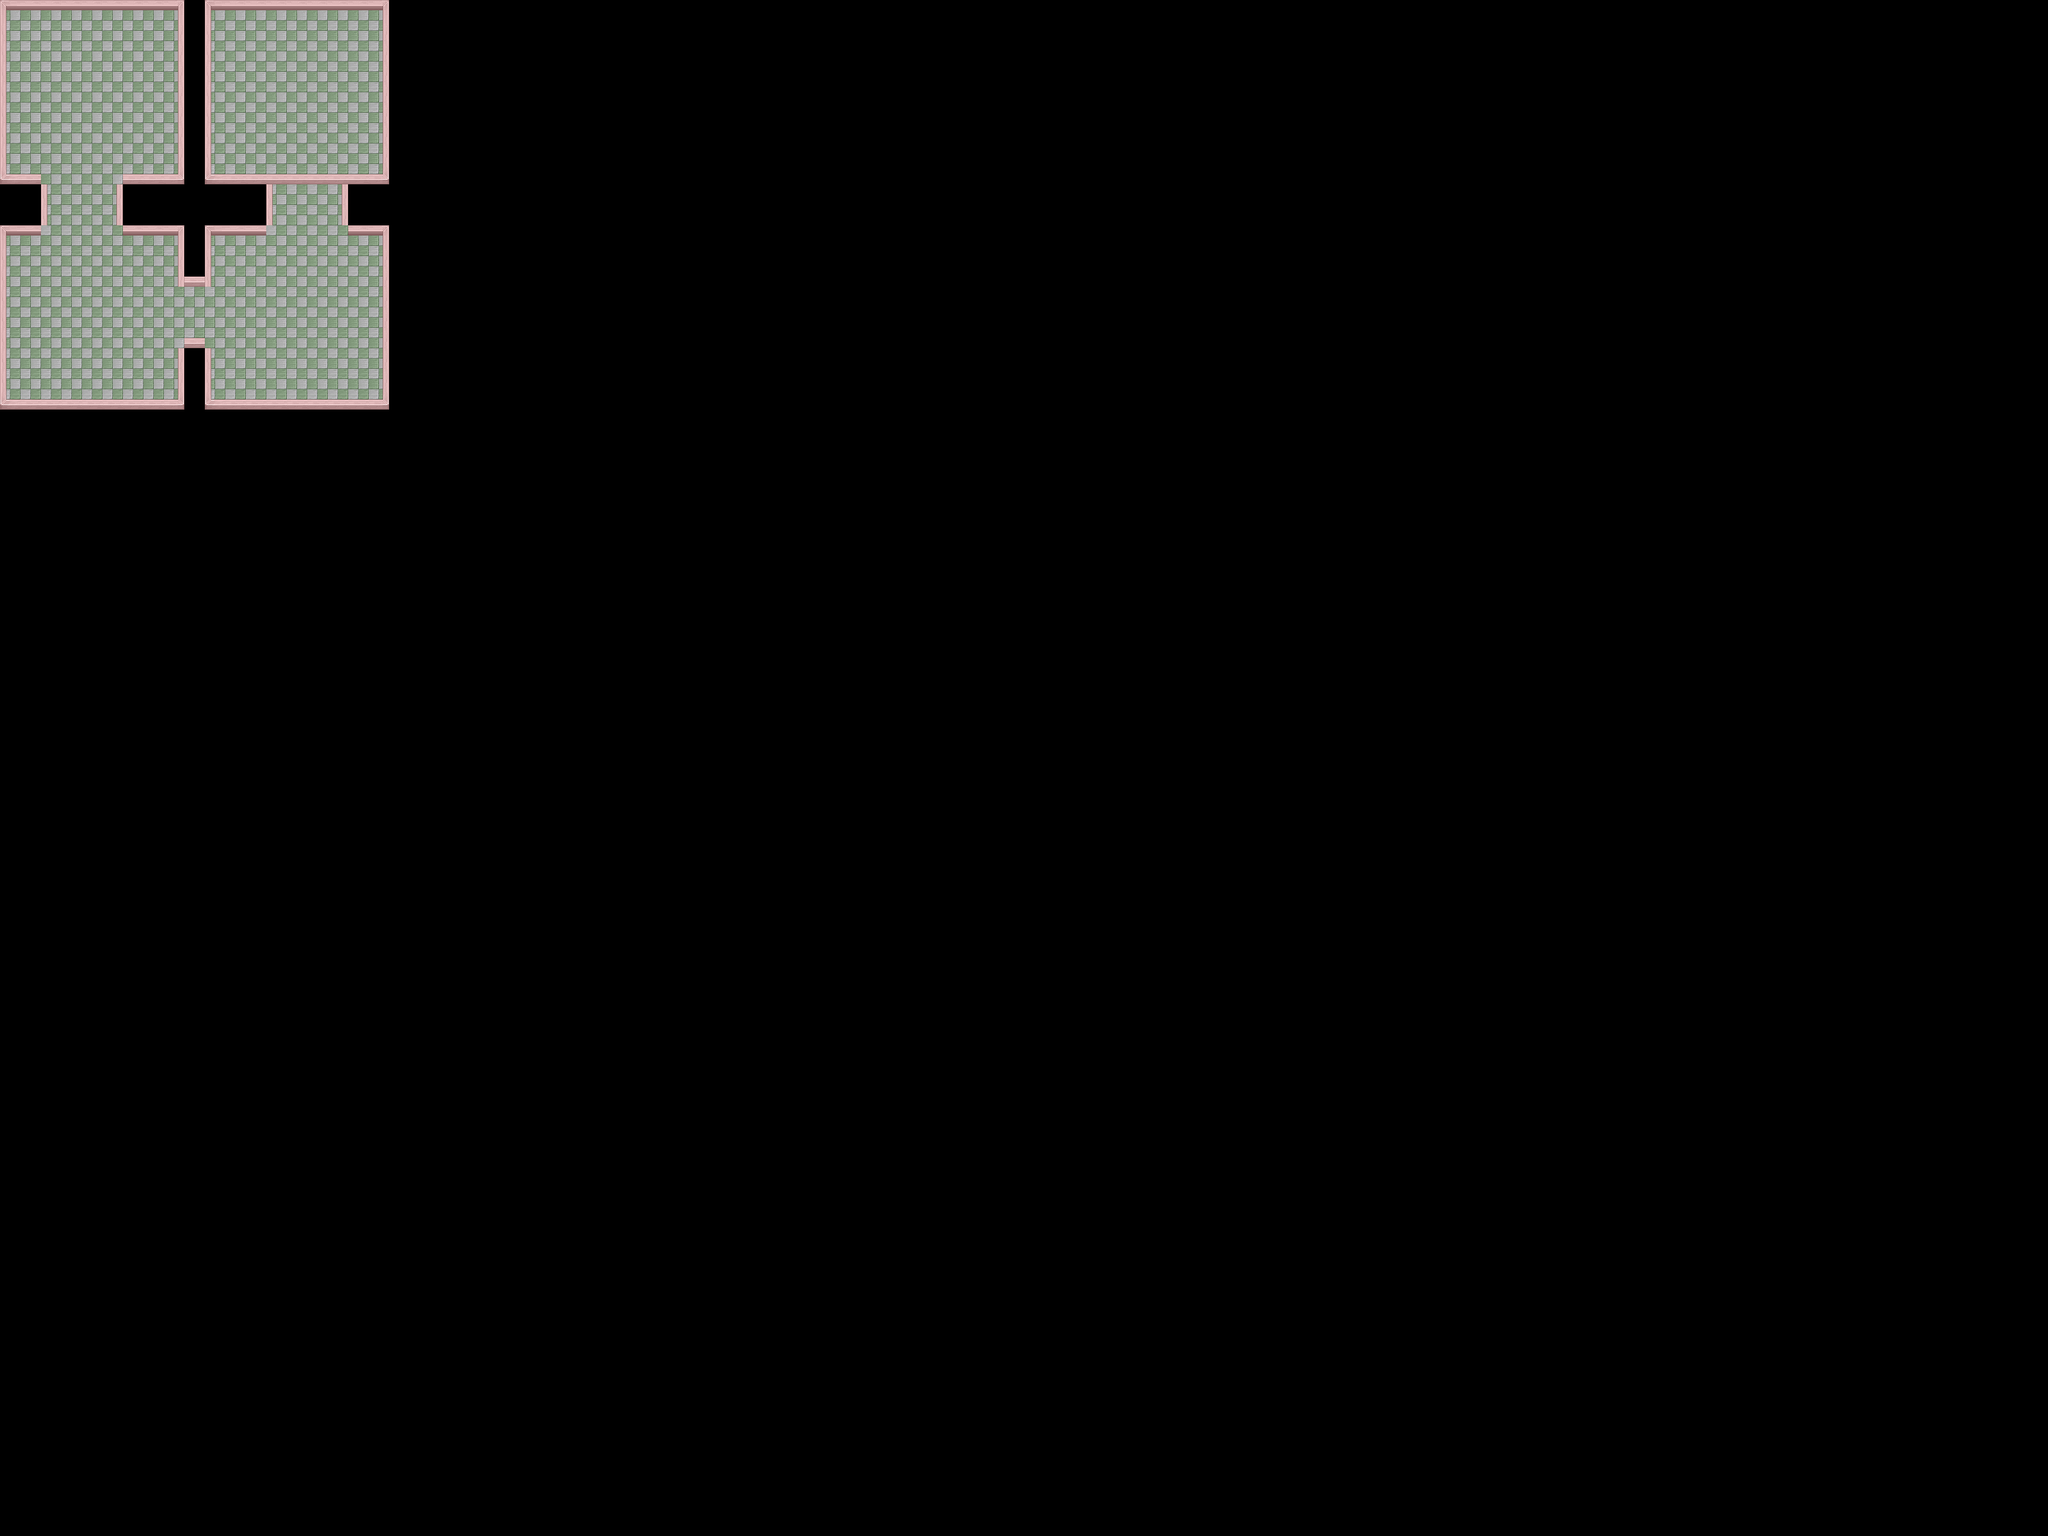

This game map was drawn from its Tiled (.tmx) file and the tilesets committed beside it. A one-line description and the trimmed map source follow:
An orthogonal 100x75 tile map with 32x32 px tiles, 3 tile layers (floor, wall, object), 2 tilesets and 19 objects (8x wall, 6x trigger, 3x trigger.help, trigger.object, section).

<map version="1.0" orientation="orthogonal" renderorder="right-down" width="100" height="75" tilewidth="32" tileheight="32" nextobjectid="39">
 <tileset firstgid="1" name="candyshop" tilewidth="32" tileheight="32">
  <image source="../images/scene/candyshop.png" trans="ffffff" width="256" height="480" />
 </tileset>
 <tileset firstgid="121" name="candyshopwall" tilewidth="32" tileheight="32">
  <image source="../images/scene/candyshopwall.png" trans="282828" width="96" height="128" />
  <tile id="3">
   <properties>
    <property name="collides" value="true" />
   </properties>
  </tile>
  <tile id="4">
   <properties>
    <property name="collides" value="true" />
   </properties>
  </tile>
  <tile id="5">
   <properties>
    <property name="collides" value="true" />
   </properties>
  </tile>
  <tile id="6">
   <properties>
    <property name="collides" value="true" />
   </properties>
  </tile>
  <tile id="8">
   <properties>
    <property name="collides" value="true" />
   </properties>
  </tile>
  <tile id="9">
   <properties>
    <property name="collides" value="true" />
   </properties>
  </tile>
  <tile id="10">
   <properties>
    <property name="collides" value="true" />
   </properties>
  </tile>
  <tile id="11">
   <properties>
    <property name="collides" value="true" />
   </properties>
  </tile>
 </tileset>
 <layer name="floor" width="100" height="75">
  <data>[7500 cells, 343 non-empty, 1 distinct tile ids]</data>
 </layer>
 <layer name="wall" width="100" height="75">
  <properties>
   <property name="collides" value="true" />
  </properties>
  <data>[7500 cells, 117 non-empty, 8 distinct tile ids]</data>
 </layer>
 <layer name="object" width="100" height="75">
  <data>[7500 cells, 3 non-empty, 1 distinct tile ids]</data>
 </layer>
 <objectgroup name="triggers">
  <properties>
   <property name="callback" value="voodoo" />
   <property name="condition" value="FACING_TOUCH" />
   <property name="sprite" value="wall.right" />
   <property name="type" value="trigger.object" />
  </properties>
  <object id="13" name="wall1" type="wall" gid="125" x="64" y="384">
   <properties>
    <property name="group" value="wall1" />
    <property name="solid" value="true" />
    <property name="sprite" value="wall.top" />
    <property name="type" value="wall" />
   </properties>
  </object>
  <object id="15" name="wall1" type="wall" gid="125" x="96" y="384">
   <properties>
    <property name="group" value="wall1" />
    <property name="solid" value="true" />
    <property name="sprite" value="wall.top" />
    <property name="type" value="wall" />
   </properties>
  </object>
  <object id="16" name="wall1" type="wall" gid="125" x="128" y="384">
   <properties>
    <property name="group" value="wall1" />
    <property name="solid" value="true" />
    <property name="sprite" value="wall.top" />
    <property name="type" value="wall" />
   </properties>
  </object>
  <object id="17" name="wall1" type="wall" gid="125" x="156" y="384">
   <properties>
    <property name="group" value="wall1" />
    <property name="solid" value="true" />
    <property name="sprite" value="wall.top" />
    <property name="type" value="wall" />
   </properties>
  </object>
  <object id="18" name="wall1" type="wall" gid="125" x="186" y="384">
   <properties>
    <property name="groupID" value="wall1" />
    <property name="solid" value="true" />
    <property name="sprite" value="wall.top" />
    <property name="type" value="wall" />
   </properties>
  </object>
  <object id="19" name="trigger1" type="trigger" gid="11" x="64" y="256">
   <properties>
    <property name="callback" value="openWall" />
    <property name="group" value="trigger1" />
    <property name="info" value="player1" />
    <property name="message" value="1" />
    <property name="sprite" value="trigger.trigger1" />
    <property name="target" value="wall1" />
    <property name="type" value="trigger" />
   </properties>
  </object>
  <object id="20" name="help1" type="trigger.help" gid="12" x="112" y="80">
   <properties>
    <property name="callback" value="message1" />
    <property name="sprite" value="trigger.help" />
    <property name="type" value="help" />
   </properties>
  </object>
  <object id="23" name="help2" type="trigger.help" gid="12" x="96" y="512">
   <properties>
    <property name="callback" value="message2" />
    <property name="sprite" value="trigger.help" />
    <property name="type" value="help" />
   </properties>
  </object>
  <object id="24" name="help3" type="trigger.help" gid="12" x="447" y="129">
   <properties>
    <property name="sprite" value="trigger.help" />
    <property name="type" value="help" />
   </properties>
  </object>
  <object id="25" name="trigger1" type="trigger" gid="11" x="161" y="255">
   <properties>
    <property name="callback" value="openWall" />
    <property name="group" value="trigger1" />
    <property name="info" value="player1" />
    <property name="message" value="1" />
    <property name="sprite" value="trigger.trigger1" />
    <property name="target" value="wall1" />
    <property name="type" value="trigger" />
   </properties>
  </object>
  <object id="26" name="object1" type="trigger.object" gid="129" x="136" y="175">
   <properties>
    <property name="callback" value="voodoo" />
    <property name="condition" value="FACING_TOUCH" />
    <property name="solid" value="true" />
    <property name="sprite" value="wall.right" />
    <property name="sticky" value="true" />
    <property name="type" value="trigger.object" />
   </properties>
  </object>
  <object id="29" name="wall2" type="wall" gid="127" x="320" y="481">
   <properties>
    <property name="group" value="wall2" />
    <property name="solid" value="true" />
    <property name="sprite" value="wall.left" />
    <property name="type" value="wall" />
   </properties>
  </object>
  <object id="30" name="trigger2" type="trigger" gid="131" x="96" y="640">
   <properties>
    <property name="action" value="KILL" />
    <property name="sprite" value="wall.bottom" />
    <property name="target" value="wall2" />
    <property name="type" value="trigger" />
   </properties>
  </object>
  <object id="33" name="wall2" type="wall" gid="127" x="320" y="514">
   <properties>
    <property name="group" value="wall2" />
    <property name="solid" value="true" />
    <property name="sprite" value="wall.left" />
    <property name="type" value="wall" />
   </properties>
  </object>
  <object id="34" name="wall2" type="wall" gid="127" x="320" y="547">
   <properties>
    <property name="group" value="wall2" />
    <property name="solid" value="true" />
    <property name="sprite" value="wall.left" />
    <property name="type" value="wall" />
   </properties>
  </object>
  <object id="35" name="trigger2" type="trigger" gid="131" x="144" y="640">
   <properties>
    <property name="action" value="KILL" />
    <property name="sprite" value="wall.bottom" />
    <property name="target" value="wall2" />
    <property name="type" value="trigger" />
   </properties>
  </object>
  <object id="36" name="trigger3" type="trigger" gid="11" x="448" y="614">
   <properties>
    <property name="action" value="KILL" />
    <property name="group" value="trigger3" />
    <property name="sprite" value="trigger.trigger1" />
    <property name="target" value="wall1" />
    <property name="type" value="trigger" />
    <property name="visible_condition" value="PLAYER1" />
   </properties>
  </object>
  <object id="37" name="trigger3" type="trigger" gid="11" x="449" y="416">
   <properties>
    <property name="callback" value="KILL" />
    <property name="group" value="trigger3" />
    <property name="sprite" value="trigger.trigger1" />
    <property name="target" value="wall1" />
    <property name="type" value="trigger" />
    <property name="visible_condition" value="PLAYER2" />
   </properties>
  </object>
  </objectgroup>
</map>
<!-- 1 of 19 objects omitted -->
